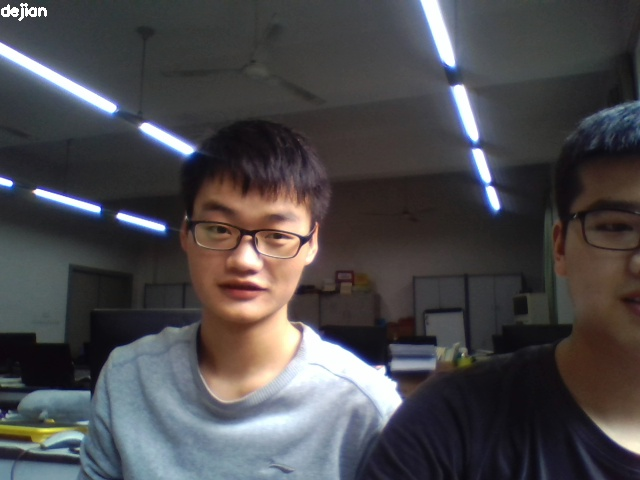
#> input picture Test_pics/dejian.jpg, 640 x 480 px; its folder holds only this picture in this run
$ python train.py
#> lines starting #> are read from the running program, lines starting #| are printed output that depends on the picture; after the words box and inside, x2 and y2 are one past the last pixel; in counts of white or black regions, pixels touching at a corner belong together
# 提取人脸,更新标签


import cv2, os
import numpy as np
from PIL import Image
import sys

recognizer = cv2.face.LBPHFaceRecognizer_create()
detector = cv2.CascadeClassifier("haarcascade_frontalface_default.xml")
f = open("yml/label.txt", 'w+')
face = []


def prin(face):
    for i in range(len(face)):
        cv2.imshow('img', face[i])
        print(face[i].shape)
        cv2.waitKey(0)
    cv2.destroyAllWindows()


def getImagesAndLabels(path):
#> called with path = 'Test_pics'
    imagePaths = [os.path.join(path, x) for x in os.listdir(path)]
    faceSamples = []
    Ids = []
    count = 1
    Id = 0

    for imagePath in imagePaths:
        #         pilImage=Image.open(imagePath).convert('L')

        #         imageNp=np.array(pilImage,'uint8')

        pilImage = cv2.imread(imagePath, cv2.IMREAD_COLOR)
#> pilImage is the input picture: shape (480, 640, 3); mean B, G, R 75.7, 73.1, 74.8

        imageNp = cv2.cvtColor(pilImage, cv2.COLOR_BGR2GRAY)
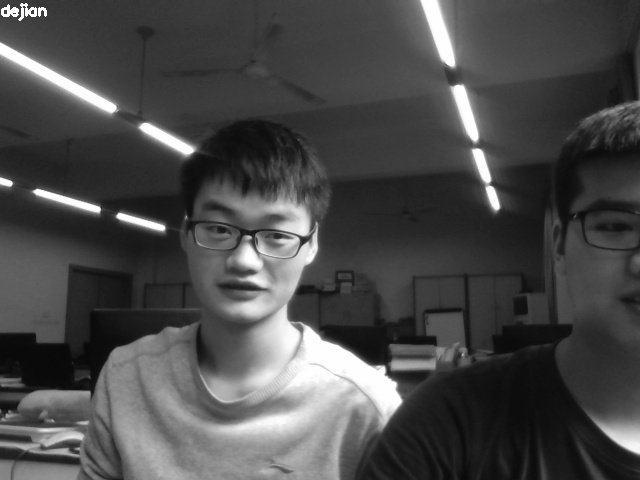
#> imageNp: shape (480, 640); min 8, max 255, mean 73.9

        name = os.path.split(imagePath)[-1].split(".")[0]

        #         Id = int(os.path.split(imagePath)[-1].split(".")[0])

        #         Id = os.path.split(imagePath)[-1].split(".")[0]

        Id += 1
        f.write(str(Id) + ':' + name + '\n')  # 更新标签

        faces = detector.detectMultiScale(imageNp, 1.05, 30)
#> faces = [[174, 179, 145, 145]]


        for (x, y, w, h) in faces:
            cv2.rectangle(pilImage, (x, y), (x + w, y + h), (0, 255, 0), 1)

            faceSamples.append(imageNp[y:y + h, x:x + w])
            face.append(pilImage)

            Ids.append(Id)
            break  # 一张图片提取一张人脸
#> this loop made 1 pass
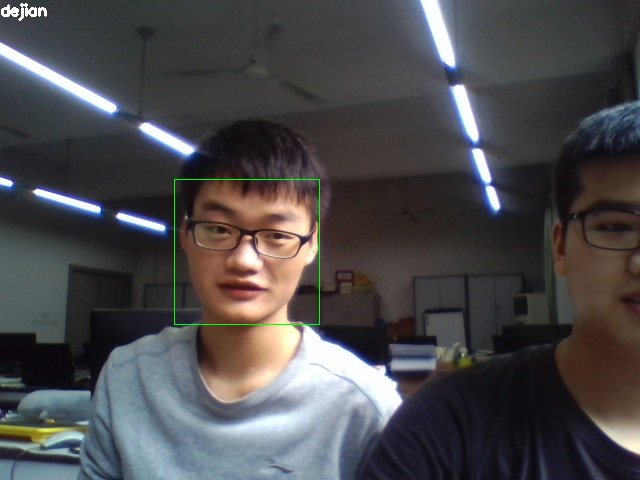
#> pilImage: shape (480, 640, 3); 0.19% of pixels changed, all inside (x1, y1, x2, y2) = (174, 179, 320, 325)
#> after the loop, Ids = [1]; face = 1 item; faceSamples = 1 item

    return faceSamples, Ids


faces, Ids = getImagesAndLabels('Test_pics')
#> faces = 1 item; Ids = [1]

recognizer.train(faces, np.array(Ids))
recognizer.save('yml/trainner.yml')
prin(face)
#> the loop in prin, `for i in range(len(face)):` made 1 pass
#| (480, 640, 3)

f.seek(0, 0)
a = f.readlines()
for i in range(len(a)):
    a[i] = a[i].strip().replace('\n', '')
    a[i] = a[i].split(':')[0]
print(a)

# f.write('gouzi2\ngouzi')

f.close()

$ run again, on Test_pics/lihu.jpg
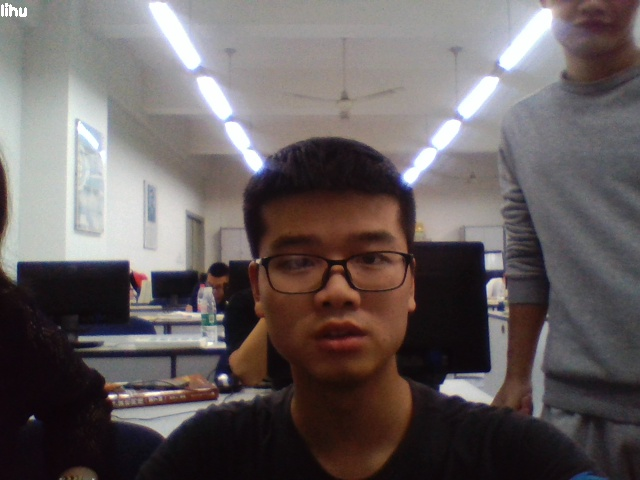
#> input picture Test_pics/lihu.jpg, 640 x 480 px
#> in getImagesAndLabels, pilImage is the input picture: shape (480, 640, 3); mean B, G, R 95.5, 95.4, 103.4
#> in getImagesAndLabels, `imageNp = cv2.cvtColor(pilImage, cv2.COLOR_BGR2GRAY)`:
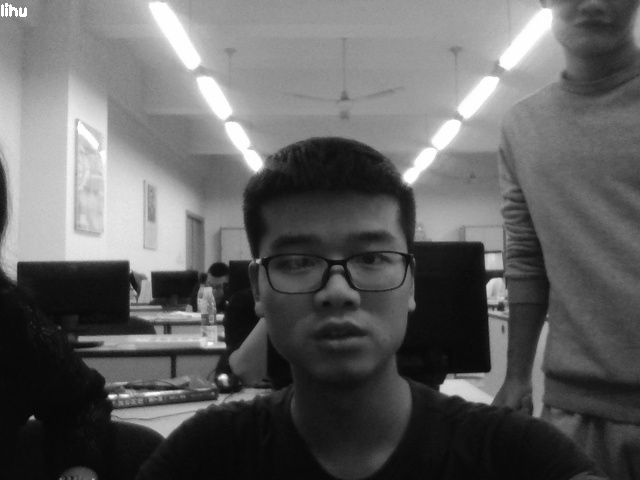
#> imageNp: shape (480, 640); min 4, max 255, mean 97.8
#> in getImagesAndLabels, `faces = detector.detectMultiScale(imageNp, 1.05, 30)`: faces = [[240, 186, 189, 189]]
#> the loop in getImagesAndLabels, `for (x, y, w, h) in faces:` made 1 pass
#> after the loop in getImagesAndLabels, `for (x, y, w, h) in faces:`:
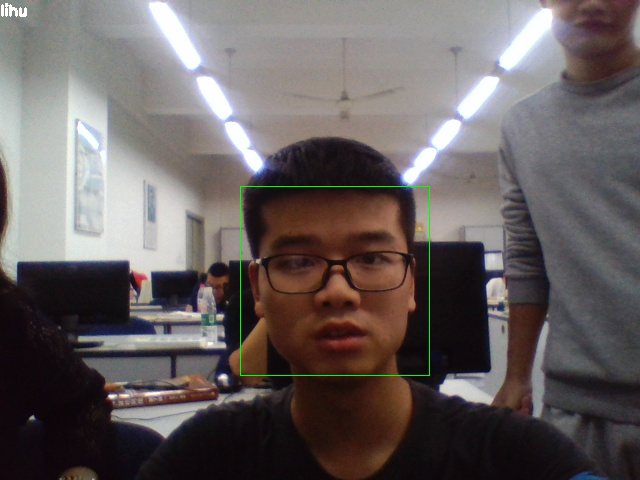
#> pilImage: shape (480, 640, 3); 0.25% of pixels changed, all inside (x1, y1, x2, y2) = (240, 186, 430, 376)
#> after the loop in getImagesAndLabels, `for (x, y, w, h) in faces:`: Ids = [1]; face = 1 item
#> `faces, Ids = getImagesAndLabels('Test_pics')`: Ids = [1]
#> the loop in prin, `for i in range(len(face)):` made 1 pass
#| (480, 640, 3)

$ run again, on Test_pics/tansongyun.jpg
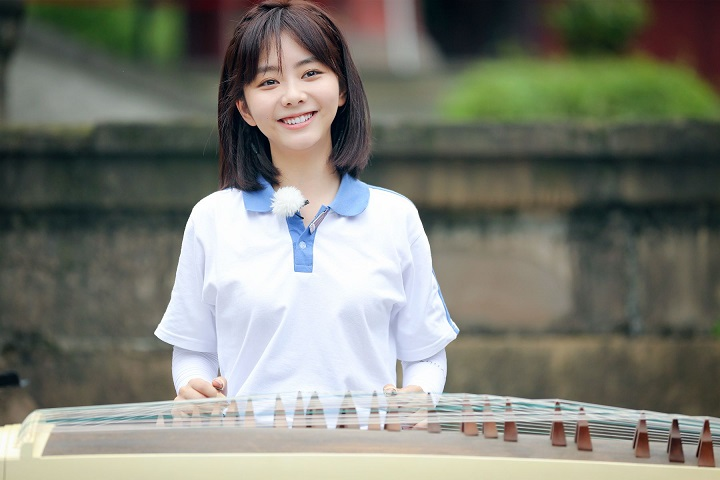
#> input picture Test_pics/tansongyun.jpg, 720 x 480 px
#> in getImagesAndLabels, pilImage is the input picture: shape (480, 720, 3); mean B, G, R 116.2, 125.9, 124.4
#> in getImagesAndLabels, `imageNp = cv2.cvtColor(pilImage, cv2.COLOR_BGR2GRAY)`:
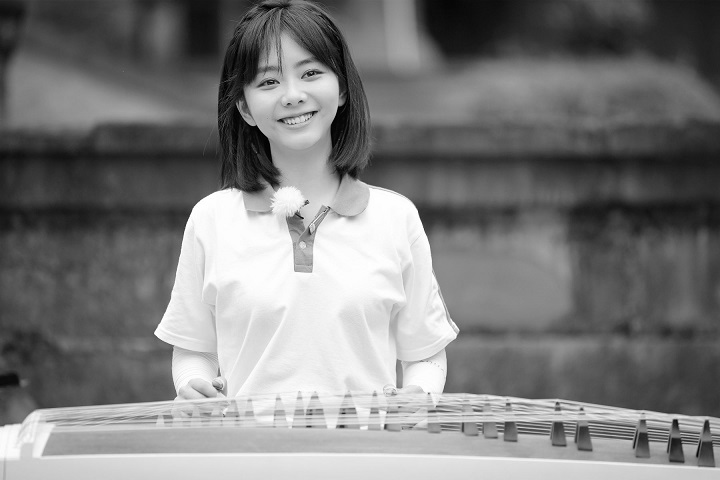
#> imageNp: shape (480, 720); min 0, max 255, mean 124.3
#> in getImagesAndLabels, `faces = detector.detectMultiScale(imageNp, 1.05, 30)`: faces = [[240, 34, 111, 111]]
#> the loop in getImagesAndLabels, `for (x, y, w, h) in faces:` made 1 pass
#> after the loop in getImagesAndLabels, `for (x, y, w, h) in faces:`:
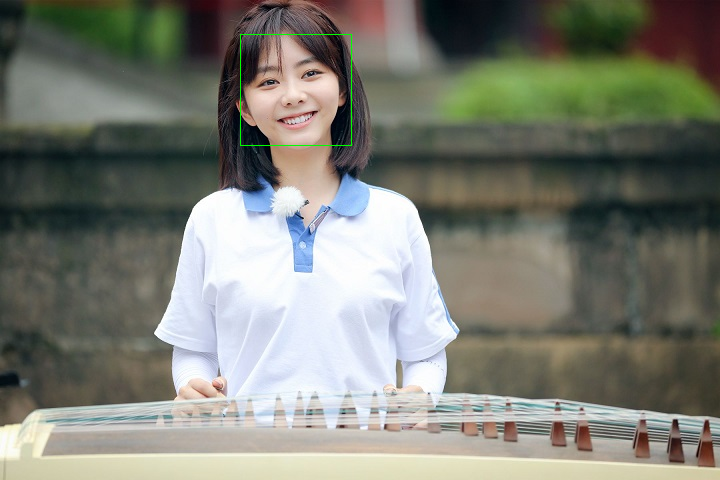
#> pilImage: shape (480, 720, 3); 0.13% of pixels changed, all inside (x1, y1, x2, y2) = (240, 34, 352, 146)
#> after the loop in getImagesAndLabels, `for (x, y, w, h) in faces:`: Ids = [1]; face = 1 item
#> `faces, Ids = getImagesAndLabels('Test_pics')`: Ids = [1]
#> the loop in prin, `for i in range(len(face)):` made 1 pass
#| (480, 720, 3)
